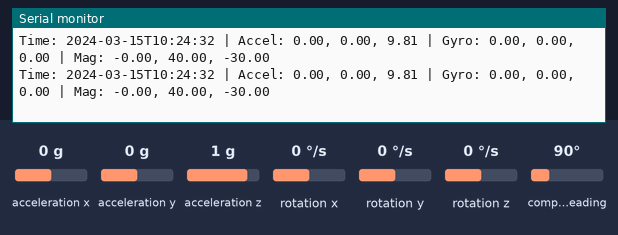
Recording of a sketch running on a simulated Arduino Uno, built with avr-gcc and run on an emulated ATmega328P. On the bench: the last lines printed to the serial monitor. The inputs (shaded band) are chosen by the test bench; at power-on: acceleration x 0 g, acceleration y 0 g, acceleration z 1 g, rotation x 0 °/s, rotation y 0 °/s, rotation z 0 °/s, compass heading 90°. The local clock reads 2024-03-15 10:24:30 at power-on unless the sketch sets it; storage starts empty.

Above: at 2.2 s.
2.3 s: acceleration x set to -1.4 g
At 2.43 s:
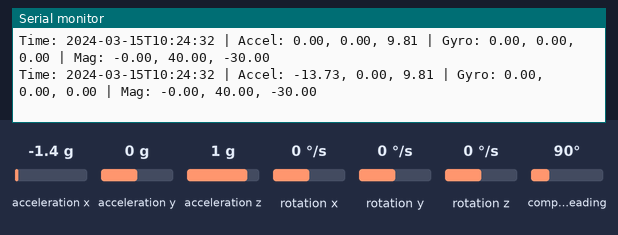
3.8 s: acceleration y set to -1.4 g
At 3.83 s:
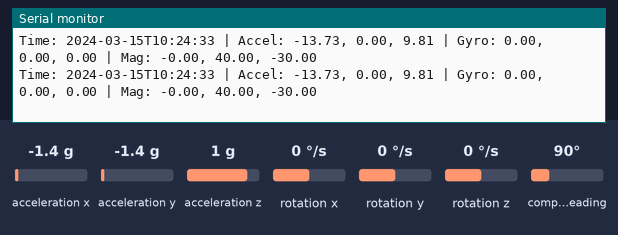
5.3 s: acceleration z set to -1.4 g
At 5.35 s:
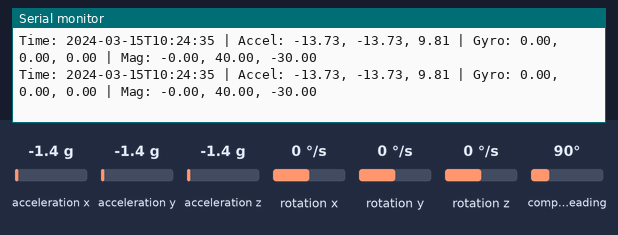
6.8 s: rotation x set to -192 °/s
At 6.87 s:
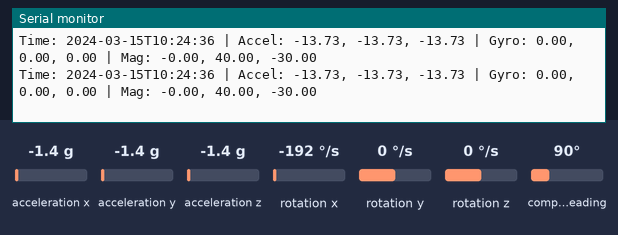
8.3 s: rotation y set to -192 °/s
At 8.4 s:
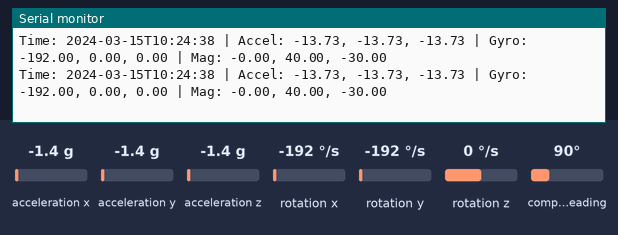
Timing chart, 0 to 10.8 s (numbered marks = the images above; inputs shaded):
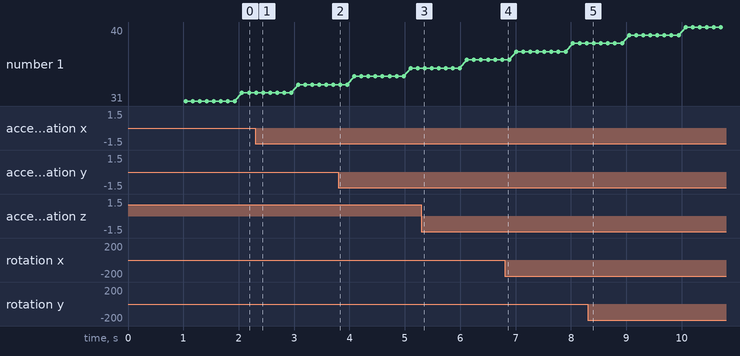

The sketch:

M4_BNO055_SD.ino
```cpp
#include <Wire.h>
#include <Adafruit_Sensor.h>
#include <Adafruit_BNO055.h>
#include <SD.h>
#include <SPI.h>
#include <RTClib.h>

#define CHIP_SELECT 53  // Chip select pin for SD Card
Adafruit_BNO055 bno = Adafruit_BNO055(55);
RTC_DS1307 rtc;

File myFile;

void setup() {
    Serial.begin(115200);

    // Start I2C (SDA/SCL) for BNO055 and RTC DS1307
    Wire.begin();

    if (!bno.begin()) {
        Serial.println("BNO055 not detected!");
    }
    delay(1000);
    bno.setExtCrystalUse(true);

    if (!rtc.begin()) {
        Serial.println("RTC initialization error!");
    }
    Serial.println("RTC connected.");

    // Initialize SD Card
    Serial.print("Initializing SD card...");
    if (!SD.begin(CHIP_SELECT)) {
        Serial.println("Error! Failed to initialize SD card.");
    }
    Serial.println("Success!");

    // Check if CSV file exists; if not, write header
    myFile = SD.open("M4.csv", FILE_READ);
    if (!myFile) {
        writeHeader();
    }
    myFile.close();
}

// Write CSV header
void writeHeader() {
    myFile = SD.open("M4.csv", FILE_WRITE);
    if (myFile) {
        myFile.println("Time,AccelX,AccelY,AccelZ,GyroX,GyroY,GyroZ,MagX,MagY,MagZ");
        myFile.close();
        Serial.println("Header written to M4.csv.");
    } else {
        Serial.println("Error opening M4.csv.");
    }
}

void loop() {
    DateTime now = rtc.now();

    sensors_event_t accel, gyro, mag, temp;
    bno.getEvent(&accel, Adafruit_BNO055::VECTOR_ACCELEROMETER);
    bno.getEvent(&gyro, Adafruit_BNO055::VECTOR_GYROSCOPE);
    bno.getEvent(&mag, Adafruit_BNO055::VECTOR_MAGNETOMETER);

    Serial.print("Time: "); Serial.print(now.timestamp(DateTime::TIMESTAMP_FULL));
    Serial.print(" | Accel: "); Serial.print(accel.acceleration.x); Serial.print(", ");
    Serial.print(accel.acceleration.y); Serial.print(", ");
    Serial.print(accel.acceleration.z);
    Serial.print(" | Gyro: "); Serial.print(gyro.gyro.x); Serial.print(", ");
    Serial.print(gyro.gyro.y); Serial.print(", ");
    Serial.print(gyro.gyro.z);
    Serial.print(" | Mag: "); Serial.print(mag.magnetic.x); Serial.print(", ");
    Serial.print(mag.magnetic.y); Serial.print(", ");
    Serial.println(mag.magnetic.z);

    // Write sensor data to CSV file
    myFile = SD.open("M4.csv", FILE_WRITE);
    if (myFile) {
        myFile.print(now.timestamp(DateTime::TIMESTAMP_FULL)); myFile.print(",");
        myFile.print(accel.acceleration.x); myFile.print(",");
        myFile.print(accel.acceleration.y); myFile.print(",");
        myFile.print(accel.acceleration.z); myFile.print(",");
        myFile.print(gyro.gyro.x); myFile.print(",");
        myFile.print(gyro.gyro.y); myFile.print(",");
        myFile.print(gyro.gyro.z); myFile.print(",");
        myFile.print(mag.magnetic.x); myFile.print(",");
        myFile.print(mag.magnetic.y); myFile.print(",");
        myFile.println(mag.magnetic.z);
        myFile.close();
    } else {
        Serial.println("Error writing to M4.csv.");
    }

    delay(100); // Update every 100 ms
}
```

Measured:
- after the input at 2.3 s, the serial monitor: prints a new line at once (image 1)
